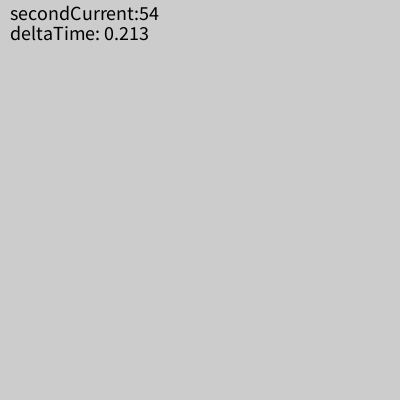
Frame 1 (no input)
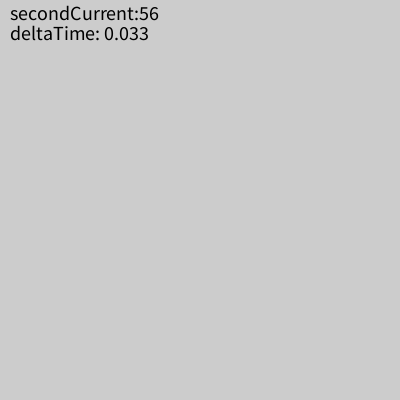
Frame 60 (the mouse pressed at the canvas centre just before this capture)
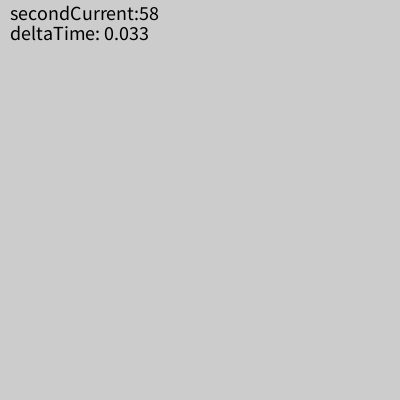
Frame 120 (the mouse held since frame 60 and released just before this capture)

The Processing sketch that drew these frames (run headless with seeded random() and noise(); from frame 60 on, the mouse is pressed at the canvas centre):

// Processing sketch: sk_anim_sec_rect_transition
// ── sk_anim_sec_rect_transition.pde
// === アニメーション用変数/定数 ===
float fRectY = 0;         // Y座標値

// === Time Handling ===
int minuteCurrent;     // 現在の分（0~59）
float deltaTime;       // 前フレームからの経過時間（秒,0~1）
int minutePrev;        // 前フレームの分（0~59）
float millisPrev;      // プログラム開始から前回のフレームまでの経過時間（ミリ秒）
int isMinuteAnim = 0;  // アニメーションフラグ（1:アニメーション中）

void setup()
{
  size( 400, 400 );
  frameRate( 30 );
  minutePrev = minute();
}

void draw()
{
  background( 204 );
  
  // === Time Update ===
  minuteCurrent = minute();
  int millisCurrent = millis();
  
  // 前フレームからの経過時間（秒,0~1）
  deltaTime = ( millisCurrent - millisPrev ) / 1000;
  
  // === アニメーションを記述 ===
  
  // 分が変化したときにアニメーションを開始する．
  if ( minuteCurrent != minutePrev )
  {
    isMinuteAnim = 1;  // アニメーション開始
    
    // アニメーション初期化
    fRectY = -400;         // 初期位置
  }
  if( isMinuteAnim == 1 )  // アニメーション中
  {
    if( fRectY < 400 )  // アニメーションの継続条件
    {
      // 位置
      fRectY += 300 * deltaTime;
      
      fill( 0 );
      noStroke();
      rect( 0, fRectY, 400, 400 );
    }
    else
    {
      isMinuteAnim = 0;  // アニメーション終了
    }
  }
  
 // 時間をデバッグ表示
  fill( 0 );
  textSize(20);
  text( "secondCurrent:" + second(), 10, 20);
  text( "deltaTime: " + deltaTime, 10, 40);
  
  // === Time Update ===
  minutePrev = minuteCurrent;
  millisPrev = millisCurrent;
}
void keyPressed()
{
  if ( key == 'm' )
  {
    minutePrev = -1;
  }
}
